Frame 1 (no input): blank canvas, image omitted
Frame 60 (the mouse pressed at the canvas centre just before this capture): blank canvas, image omitted
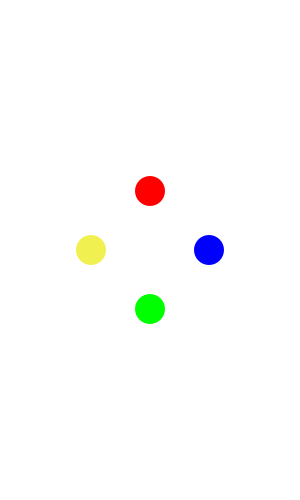
Frame 120 (the mouse held since frame 60 and released just before this capture)

The Processing sketch whose frames 1 and 60 were blank and that drew this single picture after the mouse press (run headless with seeded random() and noise(); from frame 60 on, the mouse is pressed at the canvas centre):

// Processing sketch: triggeredAnimationMultipleObjectsSolution
// ── triggeredAnimationMultipleObjectsSolution.pde
float xBlueBall, yBlueBall = -100;
float xRedBall, yRedBall = -100; 
float xGreenBall, yGreenBall = -100;
float xYellowBall, yYellowBall = -100; 
final float DIA = 30;

void setup() {
  size(300, 500);
  background(255);
}

void draw() {
  background(255);
  noStroke();

  fill(0, 0, 255);
  ellipse(xBlueBall, yBlueBall, DIA, DIA);
  xBlueBall = xBlueBall + 1;

  fill(255, 0, 0);
  ellipse(xRedBall, yRedBall, DIA, DIA);
  yRedBall = yRedBall - 1;

  fill(0, 255, 0);
  ellipse(xGreenBall, yGreenBall, DIA, DIA);
  yGreenBall = yGreenBall + 1;

  fill(240, 240, 80);
  ellipse(xYellowBall, yYellowBall, DIA, DIA);
  xYellowBall = xYellowBall - 1;
}

void mousePressed() {
  xBlueBall = mouseX;
  yBlueBall = mouseY;

  xRedBall = mouseX;
  yRedBall = mouseY;

  xGreenBall = mouseX;
  yGreenBall = mouseY;

  xYellowBall = mouseX;
  yYellowBall = mouseY;
}
